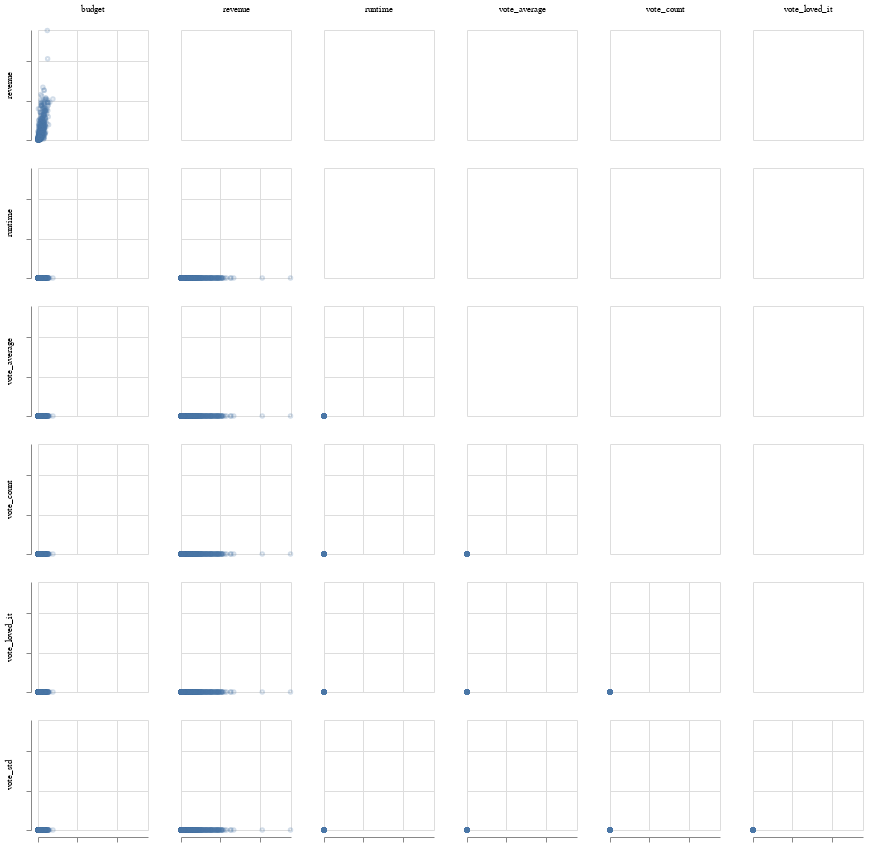

Here is the notebook cell this chart was saved with:
### Markdown cell above
<div class="alert alert-info" style="color:black">

### Question 2.1
rubric={viz:2,accuracy:2}
    
<h4>Python</h4>

<p>Next, let’s look at the relationships between pairs of numerical columns.For this we will create a scatterplot matrix (SPLOM) for all numerical columns except id.</p>
<ol type="1">
<li>I recommend starting with creating a single scatter plot and gradually substituting in the repeating columns.</li>
<li>Do not include zero on either axis unless the data actually starts at zero.</li>
<li>Reduce each subplots height and width to be able to see the entire lower diagonal in view.</li>
<li>Set the opacity and size of the points directly inside <code>mark_point()</code> in order for the plots to appear less saturated.</li>
<li>Configure the axes to remove or shrink the font of the axes labels (and optional reduce the axes titles' size). Plots don't have to look perfect during EDA, the point here is to pick up trends, not necessarily to read all labels.</li>
</ol>

You can <a href=https://altair-viz.github.io/gallery/scatter_matrix.html> study this example if you want guidance.</a>

</div>

### Code cell
# YOUR ANSWER GOES HERE
import altair as alt

# numeric cols except id
num_cols =(
    df.select_dtypes(include="number")
    .columns
    .drop("id", errors="ignore")
    .tolist()
)

# base chart: long format for x and y variables
base = alt.Chart(df).transform_fold(
    num_cols, as_=["x_var", "x"]
).transform_fold(
    num_cols, as_=["y_var", "y"]
).transform_filter(
    alt.datum.y_var > alt.datum.x_var
).mark_point(
    size=12,
    opacity=0.25
).encode(
    x=alt.X("x:Q", scale=alt.Scale(zero=False), title=None),
    y=alt.Y("y:Q", scale=alt.Scale(zero=False), title=None),     
).properties(
    width=110,
    height=110
)

splom = base.facet(
    row=alt.Row("y_var:N", title=None),
    column=alt.Column("x_var:N", title=None)
).configure_axis(
    labelFontSize=0,
    titleFontSize=0
).configure_header(
    labelFontSize=9,
    titleFontSize=9
)

splom

### Figure 1 — Vega-Lite specification as saved in the notebook (floating-point values rounded to 4 significant figures; data arrays with more than 128 entries replaced by an {"elided": "..."} marker saying what was removed)
{"config": {"view": {"continuousWidth": 300, "continuousHeight": 300}, "axis": {"labelFontSize": 0, "titleFontSize": 0}, "header": {"labelFontSize": 9, "titleFontSize": 9}}, "data": {"name": "data-c64555ec5453c71099d0e2f59869a6c2"}, "facet": {"column": {"field": "x_var", "title": null, "type": "nominal"}, "row": {"field": "y_var", "title": null, "type": "nominal"}}, "spec": {"mark": {"type": "point", "opacity": 0.25, "size": 12}, "encoding": {"x": {"field": "x", "scale": {"zero": false}, "title": null, "type": "quantitative"}, "y": {"field": "y", "scale": {"zero": false}, "title": null, "type": "quantitative"}}, "height": 110, "transform": [{"fold": ["runtime", "budget", "revenue", "vote_average", "vote_loved_it", "vote_count", "vote_std"], "as": ["x_var", "x"]}, {"fold": ["runtime", "budget", "revenue", "vote_average", "vote_loved_it", "vote_count", "vote_std"], "as": ["y_var", "y"]}, {"filter": "(datum.y_var > datum.x_var)"}], "width": 110}, "$schema": "https://vega.github.io/schema/vega-lite/v6.1.0.json", "datasets": {"data-c64555ec5453c71099d0e2f59869a6c2": {"elided": "680 records"}}}
